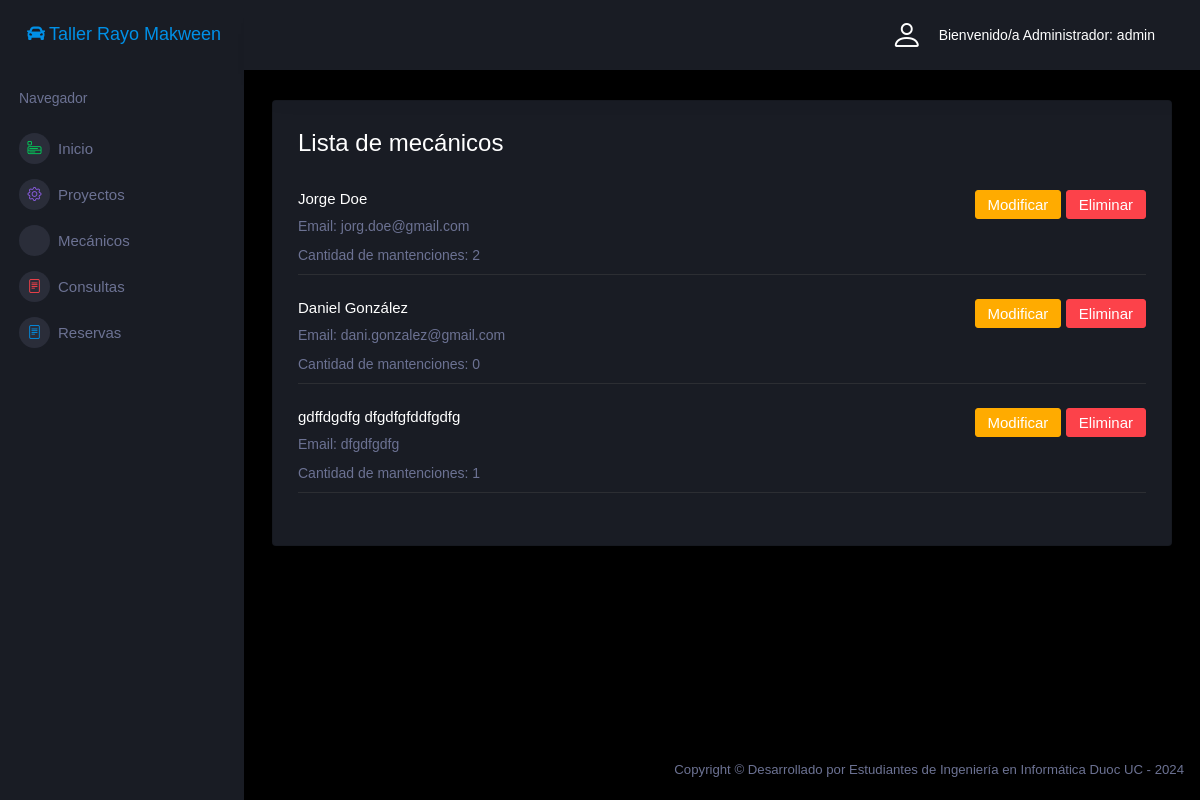
The page /mecanicos/ (signed in) on the database as committed earlier.
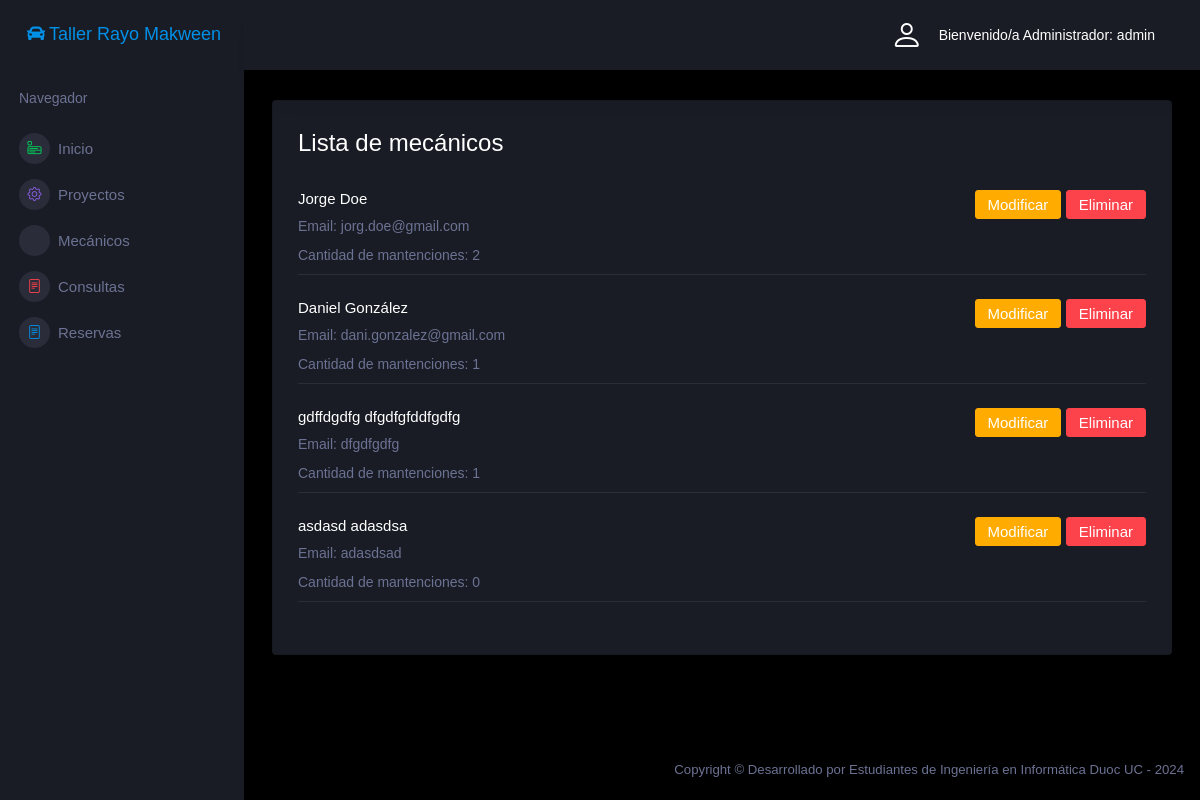
The same page on the database as committed later.
### core/models.py (models this page shows, shortened)
class Mecanico(models.Model):
    nombre_mecanico = models.CharField(max_length=50)
    apellido_mecanico = models.CharField(max_length=50)
    correo_mecanico = models.CharField(max_length=50)
    password_mecanico = models.CharField(max_length=50)
    foto_mecanico = models.ImageField(upload_to=upload_to_mecanicos)
    cant_mantenciones_mec = models.IntegerField(default=0)
    def calcular_cantidad_trabajos(self):
        return Trabajo.objects.filter(mecanico=self,estado_publicacion="A").count()

### core/views.py (the view)
# urls.py: path('mecanicos/', mecanicos, name="mecanicos"),
@login_required
def mecanicos(request):
    mecanicos = Mecanico.objects.all()
    for mec in mecanicos:
        mec.cant_mantenciones_mec = mec.calcular_cantidad_trabajos()
        mec.save()
    aux = {
        'lista' : mecanicos
    }
    return render(request, 'core/mecanicos/crud_mecanico/listar.html', aux)

### core/context_processors.py (called while the page is built)
def user_info(request):
    user_info = {}
    if request.user.is_authenticated:
        user = request.user
        user_info['user'] = user
        if user.groups.filter(name='Mecánico').exists():
            try:
                mecanico = Mecanico.objects.get(correo_mecanico=user.email)
                user_info['mecanico'] = mecanico
            except Mecanico.DoesNotExist:
                pass
        elif user.groups.filter(name='Cliente').exists():
            try:
                cliente = Cliente.objects.get(correo_cliente=user.email)
                user_info['cliente'] = cliente
            except Cliente.DoesNotExist:
                pass
    return user_info

### core/templates/core/mecanicos/crud_mecanico/listar.html (shortened to what this page needs)
{% extends 'core/mecanicos/base.html' %}
{% load static %}
{% block contenido %}
<h3>Lista de mecánicos</h3>
<br>
{% for aux in lista %}
<div class="preview-item border-bottom">
    <div class="preview-item-content d-sm-flex flex-grow">
        <div class="flex-grow">
            <h6 class="preview-subject">{{ aux.nombre_mecanico }} {{ aux.apellido_mecanico}}</h6>
            <p class="text-muted mb-0">Email: {{ aux.correo_mecanico }}</p>
            <p class="text-muted mb-2 my-2">Cantidad de mantenciones: {{ aux.cant_mantenciones_mec }}</p>
        </div>
        {% if user.is_staff %}
        <div class="mr-auto text-sm-right pt-2 pt-sm-0">
            <a href="{% url 'mecanicoupdate' aux.id %}" class="btn btn-warning">Modificar</a>
            <a onclick="confirmarDelete({{ aux.id }})" class="btn btn-danger">Eliminar</a>
        </div>
        {% endif %}
    </div>
</div>
<br>
{% endfor %}
{% endblock %}

Rows that differ between the two databases and show on the page:
changed Mecanico "Daniel": cant_mantenciones_mec "0" → "1"
added Mecanico: nombre_mecanico "asdasd", apellido_mecanico "adasdsa", correo_mecanico "adasdsad", cant_mantenciones_mec "0"
